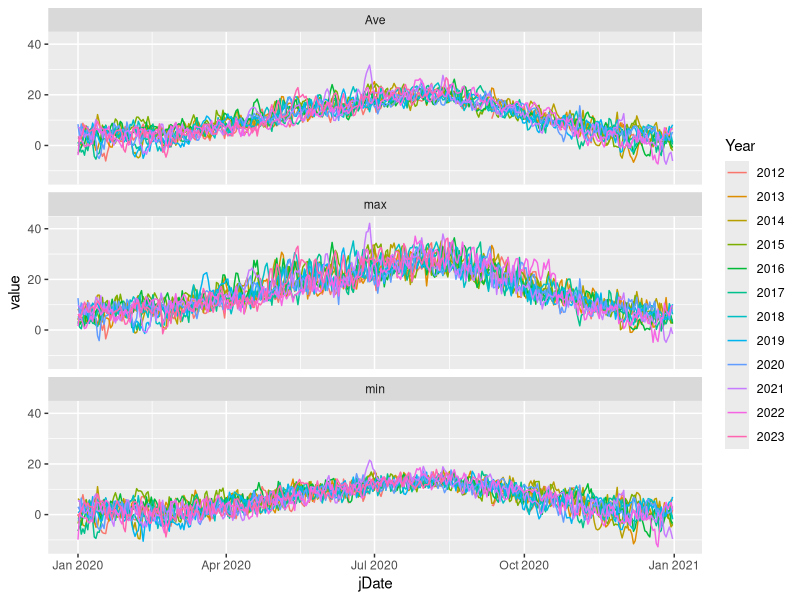
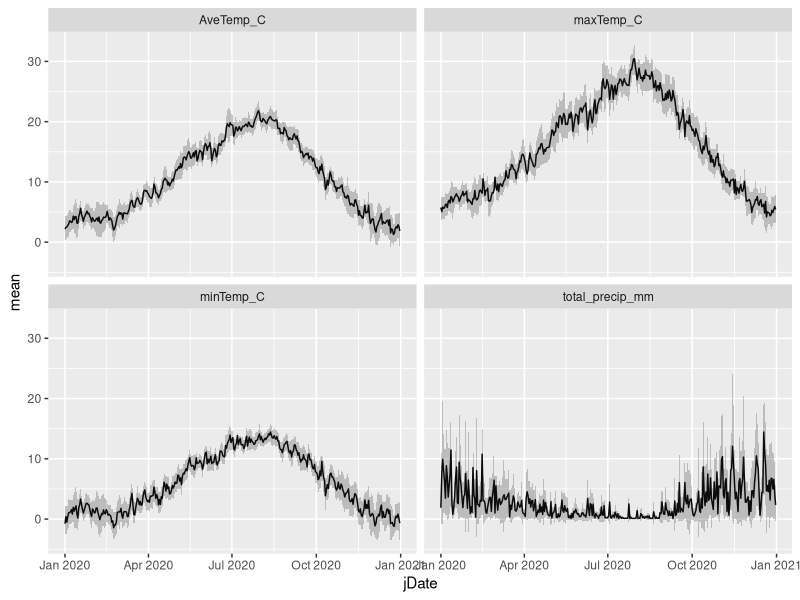
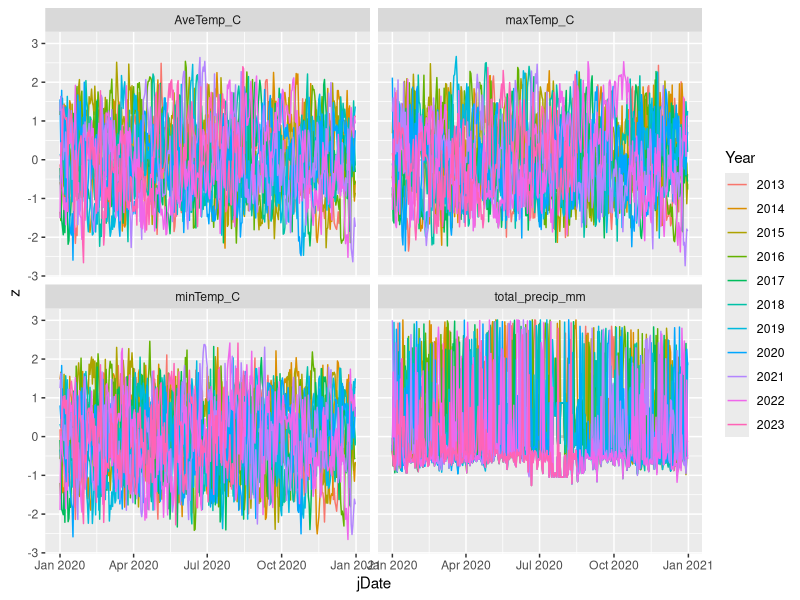
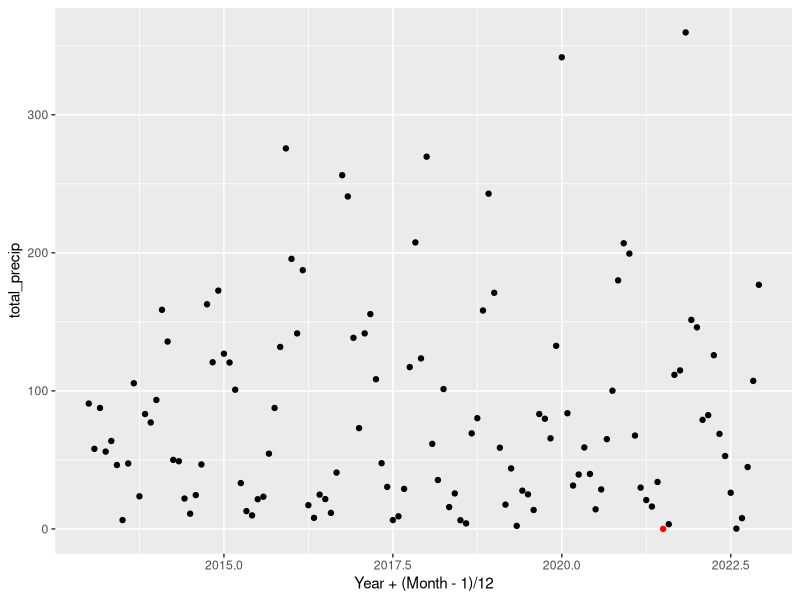
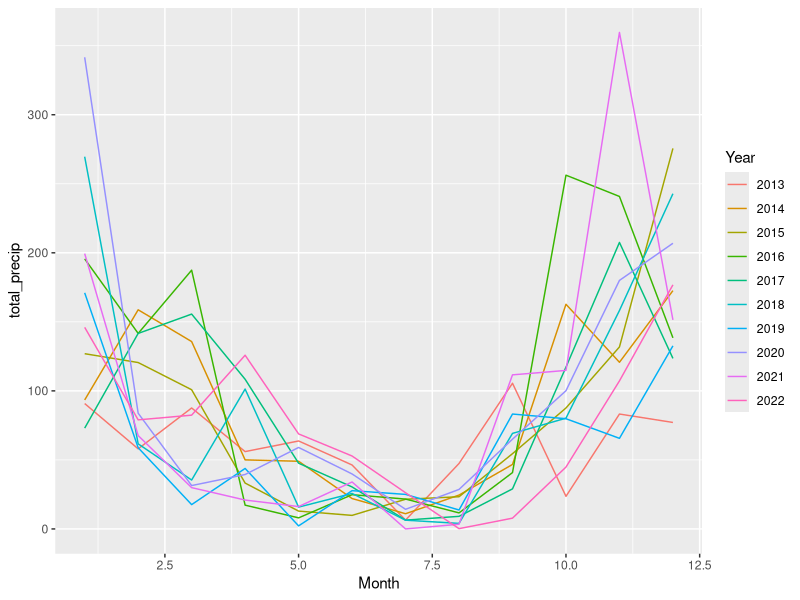
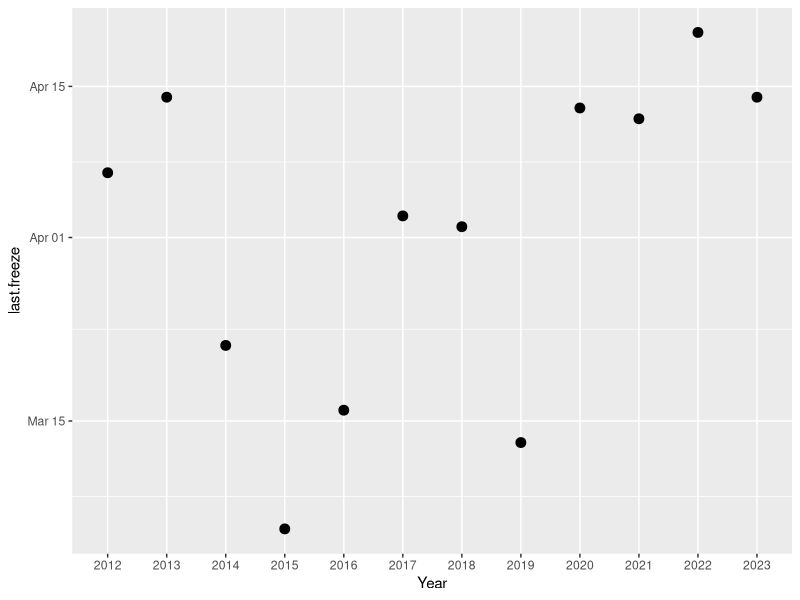
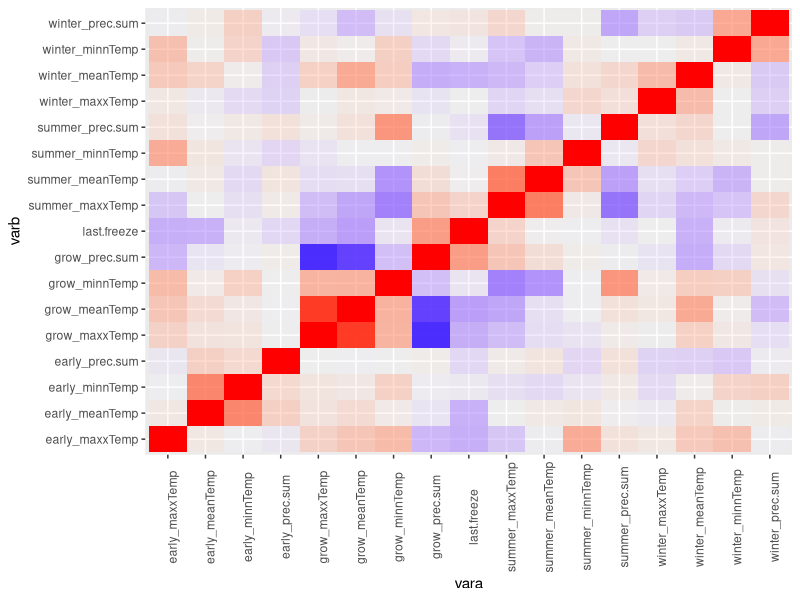
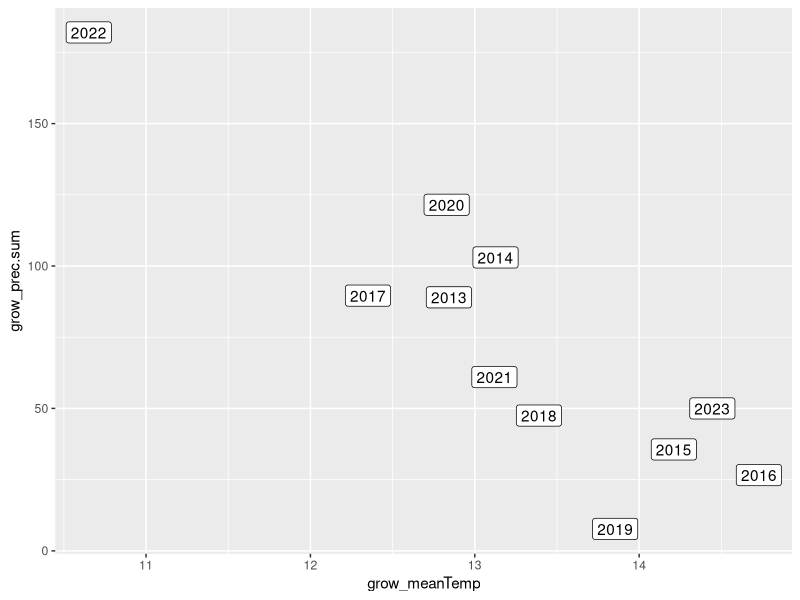

These charts were generated, in order, by the following R code: (Note: this script raises an error after producing the figures.)
library(ggplot2)
library(dplyr)
library(tidyr)

rm(list = ls())

clim.mo = read.csv('00_raw_data/climate/cgop_weather_monthly_interp.csv')
clim.dy = read.csv('00_raw_data/climate/cgop_weather_daily_interp.csv')
clim.hr = read.csv('00_raw_data/climate/cgop_weather_hourly.csv')

##### Look at hourly data frame

head(clim.hr) # nice!
nrow(clim.hr) #wow!
str(clim.hr)

length(unique(clim.hr$Time))

clim.hr = clim.hr %>%
  separate(Date, into = c('Year', 'Month', 'Day'), sep = '-', remove = FALSE) %>%
  mutate(Date = as.Date(Date)) %>%
  separate(Time, into = c('Hour', 'Minute', 'Second'), sep = ':')
# slow...

head(clim.hr)
unique(clim.hr$Minute) # ah... some NAs... also weird minutes
# yeah... this is a lot of into. maybe not needed.

##### Look at daily data frame

head(clim.dy) # ooh... cool
# would be nice if there was a flag for imputing though...
# ah well.

clim.dy = clim.dy %>%
  separate(Date, into = c('Year', 'Month', 'Day'), sep = '-', remove = FALSE) %>%
  mutate(Date = as.Date(Date)) %>%
  mutate(jDate = as.Date(paste('2020', Month, Day, sep = '-'), format = '%Y-%m-%d'))

head(clim.dy)

nrow(clim.dy)
clim.dy %>% group_by(Year) %>% summarise(n = n()) # wow!
# (wait why are there 365 records for 2023...)
# are they NAs?

clim.dy %>% filter(Year %in% 2023) %>% tail() 
# yes

# Oh well
# Look at variables over time!
clim.dy %>%
  pivot_longer(contains('Temp'), names_to = 'tempStat', values_to = 'value') %>%
  mutate(tempStat = gsub('Temp\\_C', '', tempStat)) %>%
  ggplot(aes(x = jDate, y = value, group = Year)) +
  geom_line(aes(colour = Year)) +
  facet_wrap(~ tempStat, nrow = 3)

# Oh there are some NAs
# where?
clim.dy %>%
  filter(is.na(total_precip_mm) | is.na(minTemp_C) | is.na(maxTemp_C) | is.na(AveTemp_C))
# interesting...
# mostly from 2012 though!
# OH it looks like all of these are 2012 or post-cleaning in 2023!!

clim.dy %>%
  filter(Year %in% 2013:2022) %>%
  filter(is.na(total_precip_mm) | is.na(minTemp_C) | is.na(maxTemp_C) | is.na(AveTemp_C))
# hell yeah Jenna!  

# Deviations from mean

# (first plot the means, removing 2012 maybe just because these seem spottier)
daily.means = clim.dy %>%
  filter(Year > 2012) %>%
  group_by(jDate) %>%
  summarise(
    across(
      c(total_precip_mm, minTemp_C, AveTemp_C, maxTemp_C),
      .fns = list(
        mean = ~ mean(.x, na.rm = TRUE), 
        var = ~ var(.x, na.rm = TRUE), 
        n = ~ sum(!is.na(.x))
      ),
      .names = '{.col}.{.fn}'
    )
  ) %>%
  # Now convert to one row per variable per day  
  # there's probably a more elegant way to do this with one pivot...
  pivot_longer(-jDate, names_to = 'varStat', values_to = 'varval') %>%
  separate(varStat, into = c('varb', 'stat'), sep = '\\.') %>%
  pivot_wider(names_from = stat, values_from = varval)

head(daily.means)

daily.means %>%
  ggplot(aes(x = jDate)) +
  geom_line(aes(y = mean)) +
  geom_ribbon(
    aes(ymin = mean - 2*sqrt(var/n), ymax = mean + 2*sqrt(var/n)),
    alpha = 0.25
  ) +
  facet_wrap(~ varb)
# fairly noisy

# Get z-scores
clim.dy.z = clim.dy %>%
  filter(Year > 2012) %>%
  group_by(jDate) %>%
  mutate(
    across(
      c(total_precip_mm, minTemp_C, AveTemp_C, maxTemp_C),
      .fn = function(x) (x - mean(x, na.rm = TRUE)) / sd(x, na.rm = TRUE)
    )
  )

head(clim.dy.z)
# hell yeah!!!

clim.dy.z %>%
  select(-c(Date, Month, Day)) %>%
  pivot_longer(-c(Year, jDate), names_to = 'varb', values_to = 'z') %>%
  ggplot(aes(x = jDate, y = z, group = Year)) +
  geom_line(aes(y = 0), linetype = 2, colour = 'gray77') +
  geom_line(aes(colour = Year)) +
  facet_wrap(~ varb)
# ah... precipitation is not going to work for z-scores...
# everything else looks okay though
# (not sure what to do about precipitation... zeros are inevitable)
# maybe monthly precipitation?
# are there any months with zero precip?
# (also - why are there NAs here?)

# Monthly cumulative precip?

clim.prec.month = clim.dy %>%
  filter(Year %in% 2013:2022) %>%
  group_by(Year = as.numeric(Year), Month = as.numeric(Month)) %>%
  summarise(total_precip = sum(total_precip_mm, na.rm = TRUE))

clim.prec.month %>%
  ggplot(aes(x = Year + (Month-1)/12, y = total_precip)) +
  geom_point(aes(color = total_precip > 0)) +
  scale_colour_manual(values = c('red', 'black')) +
  theme(legend.position = 'none')
# ah... there is a one in here!
# (wonder if I can use order statistics to get an expected min of a lognormal...)

clim.prec.month %>%
  mutate(Year = factor(Year)) %>%
  ggplot(aes(x = Month, y = total_precip, group = Year)) +
  geom_line(aes(colour = Year), linewidth = 0.5)

# Precip regimes... looks like Nov-Jan is wet, Feb-Aug is dry, Sept-Oct starts
# getting wet again

# Freeze dates - when is the latest in each year?

clim.dy %>%
  filter(as.numeric(Month) < 9, minTemp_C < 0) %>%
  group_by(Year) %>%
  summarise(last.freeze = max(jDate)) %>%
  ungroup() %>%
  ggplot(aes(x = Year, y = last.freeze)) +
  geom_point(size = 3)
# so often in April, sometimes in March

##### Some possible predictors

### Precip
# - Early season precip (Feb - April)
# - Growing season precip (April - June)
# - Summer precip (June - August)
# - Fall-Winter precip (Sept - Jan)
### Temperatures - use same ranges for aggregation?
# - Early season mean (Feb - April)
# - Early season max (Feb - April)
# - Early season min? (Feb - April)
# - Growing season mean (April - June)
# - Growing season max (April - June)
# - Growing season min (April - June)
# - Summer mean (June - August)
# - Summer max (June - August)
# - Winter mean (Sept - Jan?)
# - Winter max? (Sept - Jan)
# - Last freeze date

### What is a "year"?
# - Growing season fo year is April - June of current year (t)
# - so, let year t be June 15 t-1 to June 14 t?
# (should think about this in terms of recruitment... )

# cut.breaks = data.frame(
#   break.day = as.Date(
#     c(paste0('2020-', c('02-01', '04-15', '06-15', '09-01')), '2021-01-01'),
#     format = '%Y-%m-%d'
#   ),
#   label = c('winter1', 'early', 'growing', 'summer', 'winter2')
# )

cut.breaks = as.Date(
    c(paste0('2020-', c('01-01', '02-01', '04-15', '06-15', '09-01')), '2021-01-01'),
    format = '%Y-%m-%d'
  )

# Test out cuts
cut(clim.dy$jDate, breaks = cut.breaks, right = FALSE)
sum(is.na(cut(clim.dy$jDate, breaks = cut.breaks, right = FALSE)))
# looks like this will work...

clim.summ = clim.dy %>%
  mutate(across(c(Year, Month, Day), as.numeric)) %>%
  filter(
    # all data in 2014-2022
    Year %in% 2014:2022 | 
    # Data in February and later in 2013
    (Year %in% 2013 & Month > 1) | 
    # Data before June 15 in 2023
    (Year %in% 2023 & Month < 6) | (Year %in% 2023 & Month %in% 6 & Day %in% 1:14)
  ) %>%
  mutate(date.pd = cut(jDate, breaks = cut.breaks, right = FALSE)) %>%
  merge(y = data.frame(
    date.pd  = cut.breaks,
    pd.label = c('winter1', 'early', 'grow', 'summer', 'winter2', 'winter3')
  )
) %>%
  select(-date.pd) %>%
  mutate(Year = Year + as.logical(pd.label %in% c('summer', 'winter2', 'winter3'))) %>%
  mutate(pd.label = gsub('\\d', '', pd.label)) #%>%

# should I do detrending?

clim.summ = merge(
  clim.summ %>%
    group_by(Year, pd.label) %>%
    summarise(
      meanTemp = mean(AveTemp_C),
      maxxTemp = max(maxTemp_C),
      minnTemp = min(minTemp_C),
      prec.sum = sum(total_precip_mm)
    ) %>%
    ungroup(),
  clim.summ %>%
    filter(minTemp_C < 0, pd.label %in% c('early', 'grow')) %>%
    group_by(Year) %>%
    summarise(last.freeze = max(jDate)) %>%
    ungroup()
)

head(clim.summ)
nrow(clim.summ)

clim.summ = clim.summ %>%
  pivot_longer(c(prec.sum, contains("Temp")), names_to = "stat", values_to = "statVal") %>%
  pivot_wider(names_from = c(pd.label, stat), values_from = statVal)

clim.corr.df = clim.summ[complete.cases(clim.summ),] %>%
  select(-Year) %>%
  mutate(last.freeze = as.numeric(last.freeze)) %>%
  cor() %>%
  as.data.frame() %>%
  mutate(vara = row.names(.)) %>%
  pivot_longer(-vara, names_to = 'varb', values_to = 'corr')

clim.corr.df %>%
  ggplot(aes(x = vara, y = varb)) +
  geom_tile(aes(alpha = abs(corr), fill = corr)) +
  scale_fill_gradient2(low = 'blue', high = 'red', mid = 'white', midpoint = 0) +
  theme(axis.text.x = element_text(angle = 90), legend.position = 'none')
# interesting...

clim.corr.df %>%
  filter(vara != varb) %>%
  arrange(desc(abs(corr)))
# damn wtf... super strong correlations between growing season precipitaton and
# mean/max temperatures

clim.corr.df %>%
  filter(vara != varb) %>%
  filter(abs(corr) > 0.5) %>%
  arrange(desc(abs(corr))) %>%
  print(n = nrow(.))

clim.summ %>%
  ggplot(aes(x = grow_meanTemp, y = grow_prec.sum)) +
  geom_label(aes(label = Year))
# whoa...

clim.dy %>%
  filter(as.numeric(Year) %in% 2020:2022, as.numeric(Month) %in% 3:6) %>%
  select(Year, jDate, AveTemp_C, total_precip_mm) %>%
  # arrange(Year, jDate) %>%
  # mutate(total_precip_mm = cumsum(total_precip_mm)) %>%
  pivot_longer(c(AveTemp_C, total_precip_mm), names_to = 'varb', values_to = 'value') %>%
  ggplot(aes(x = jDate, y = value, group = Year, colour = factor(Year))) +
  geom_line() +
  facet_wrap(~ varb)
# oh wow 
# does look like 2022 was colder... and had a lot more rain
# oh lmao there was a huge rain right on april 1
# man okay so it seems like the breaks for periods can be pretty influential

# What is the precip correlation like?
clim.corr.df %>%
  filter(grepl('prec\\.sum', vara)) %>%
  ggplot(aes(x = vara, y = varb)) +
  geom_tile(aes(alpha = abs(corr), fill = corr)) +
  scale_fill_gradient2(low = 'blue', high = 'red', mid = 'white', midpoint = 0) +
  theme(axis.text.x = element_text(angle = 90), legend.position = 'none')
# growing season precipitation - super high correlations with other growing season indicators
# some weak stuff with summer and winter precip

clim.corr.df %>%
  filter(grepl('prec\\.sum', vara)) %>%
  arrange(vara, desc(abs(corr))) %>%
  print(n = nrow(.))
# summer and winter precip are correlated...
# summer correlated with summer max temp and mean temp...
# winter correlated with winter min temperature, but not much else

clim.corr.df %>%
  filter(grepl('grow', vara) & grepl('grow', varb)) %>%
  filter(corr < 1) %>%
  print(n = nrow(.))
# Jesus all of these are super correlated
# guess I should only take one of these variables...
# mean temp, just because it makes sense?

clim.corr.df %>%
  filter(grepl('summer', vara) & grepl('summer', varb)) %>%
  filter(corr < 1) %>%
  arrange(desc(abs(corr))) %>%
  print(n = nrow(.))
# sould do min temp, precip? I hate min temp as a predictor though
# precip and... mean temp? still pretty correlated...

clim.corr.df %>%
  filter(grepl('early', vara) & grepl('early', varb)) %>%
  filter(corr < 1) %>%
  arrange(desc(abs(corr))) %>%
  print(n = nrow(.))
# precip and mean temp ~ 0.4
# max temp... might as well include in here
# mean and min are super correlated... so maybe
# precip and min, which is ~0.34?

clim.corr.df %>%
  filter(grepl('winter', vara) & grepl('winter', varb)) %>%
  filter(corr < 1) %>%
  arrange(desc(abs(corr))) %>%
  print(n = nrow(.))
# precip and min fairly correlated
# max and mean fairly correlated
# maybe just mean (not sure if others are meaningful)

clim.corr.df %>%
  filter(grepl('last', vara)) %>%
  filter(corr < 1) %>%
  arrange(desc(abs(corr))) %>%
  print(n = nrow(.))
# last freeze date is corr with a lot of growing season measures
# correlated with early measures too (makes sense)
# hmm...

clim.corr.df %>%
  filter(
    vara %in% c('grow_mean.temp', 'early_prec.sum', 'early_minnTemp', 
                'winter_meanTemp', 'summer_prec.sum', 'summer_meanTemp',
                'last.freeze'),
    varb %in% c('grow_mean.temp', 'early_prec.sum', 'early_minnTemp', 
                'winter_meanTemp', 'summer_prec.sum', 'summer_meanTemp',
                'last.freeze')
  ) %>%
  filter(vara != varb) %>%
  arrange(desc(abs(corr))) %>%
  print(n = nrow(.))
# these are considerably less correlated, which is good
# summer measures are correlated which is annoying
# last freeze date corelated with winter temperature, which kinda makes sense

clim.summ %>%
  ggplot(aes(x = summer_meanTemp, y = summer_prec.sum)) +
  geom_label(aes(label = Year))
# 2014 an outlier from an otherwise obvious trend
# ugh

clim.summ %>%
  ggplot(aes(x = winter_meanTemp, y = last.freeze)) +
  geom_label(aes(label = Year))
# interesting... much weaker pattern here

# Subset out relevant variables
clim.subs = clim.summ %>%
  select(Year, last.freeze, early_prec.sum, early_minnTemp,
         grow_meanTemp, summer_meanTemp, winter_meanTemp)

head(clim.subs)
tail(clim.subs)

# Export for now
write.csv(
  clim.subs,
  row.names = FALSE,
  '01_data_cleaning/out/climate_summary.csv'
)

######## Other thoughts, etc.

# wonder if I should also do some de-trending? does it matter???
# z-scoring... would allow me to do polynomial tests...

